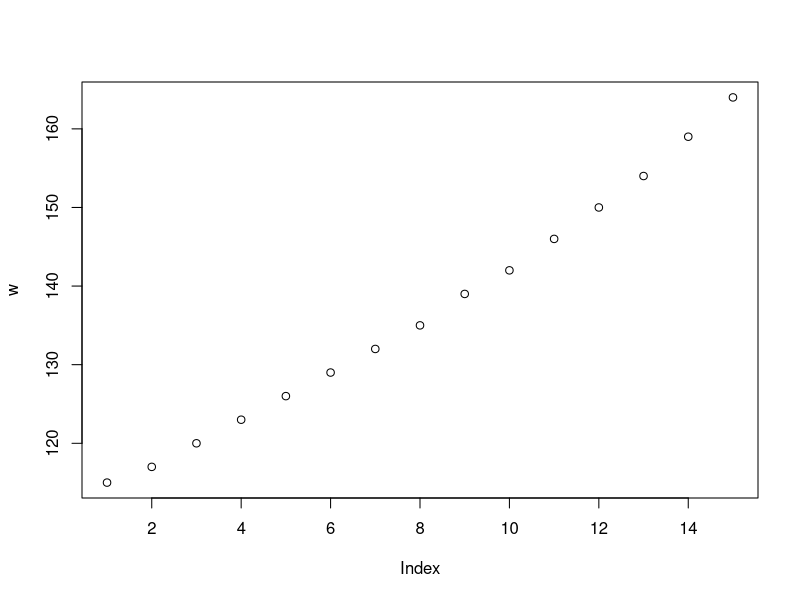
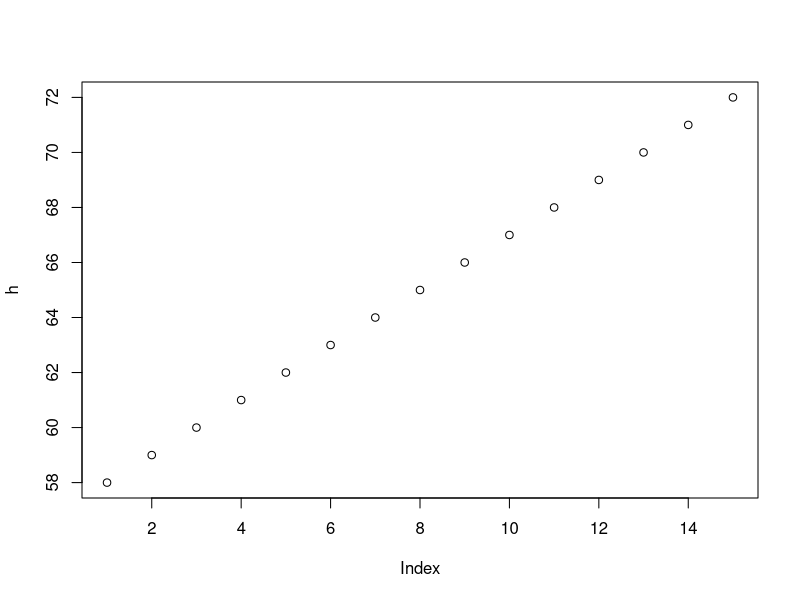
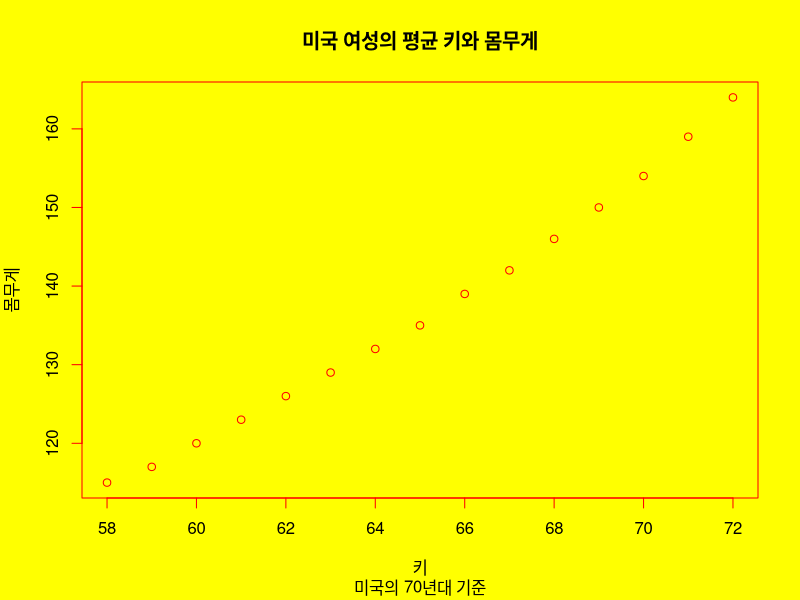
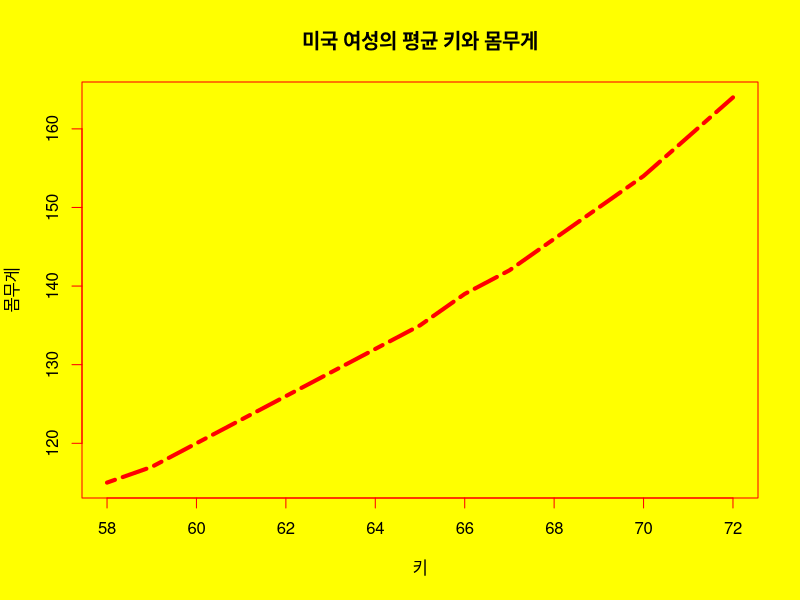
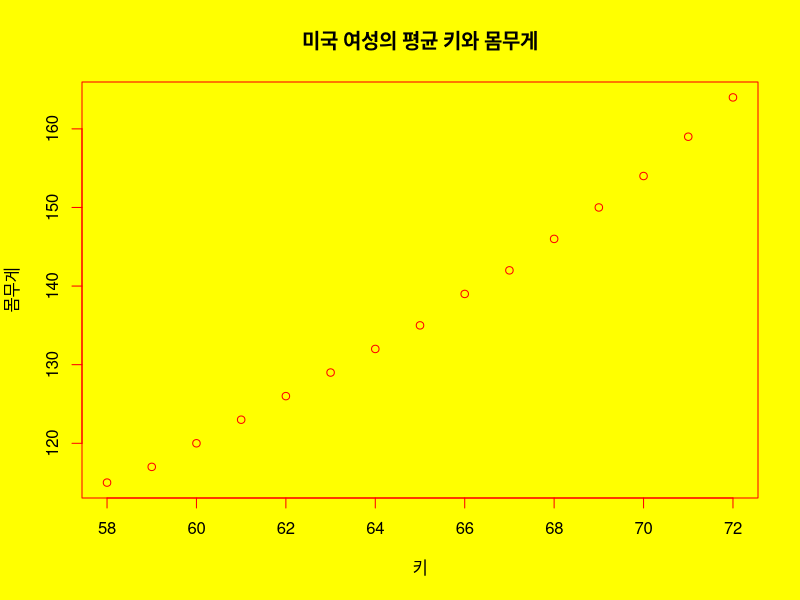
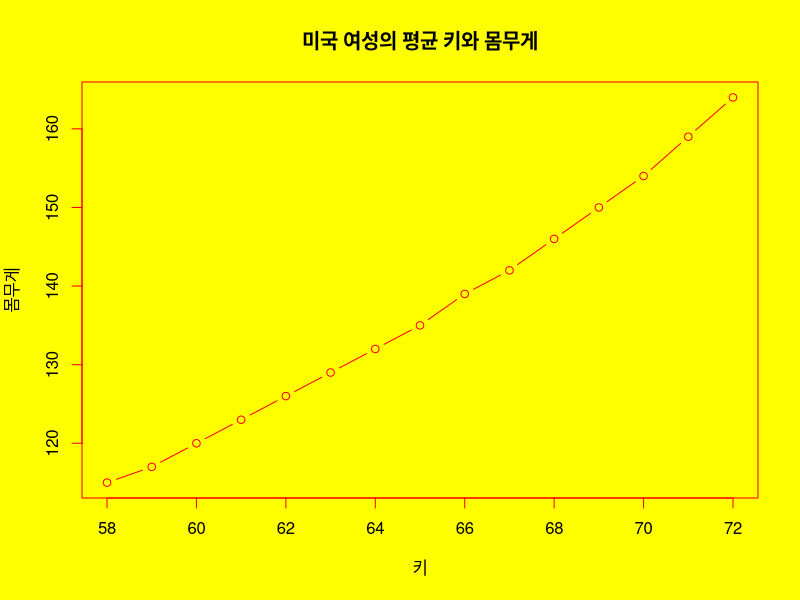
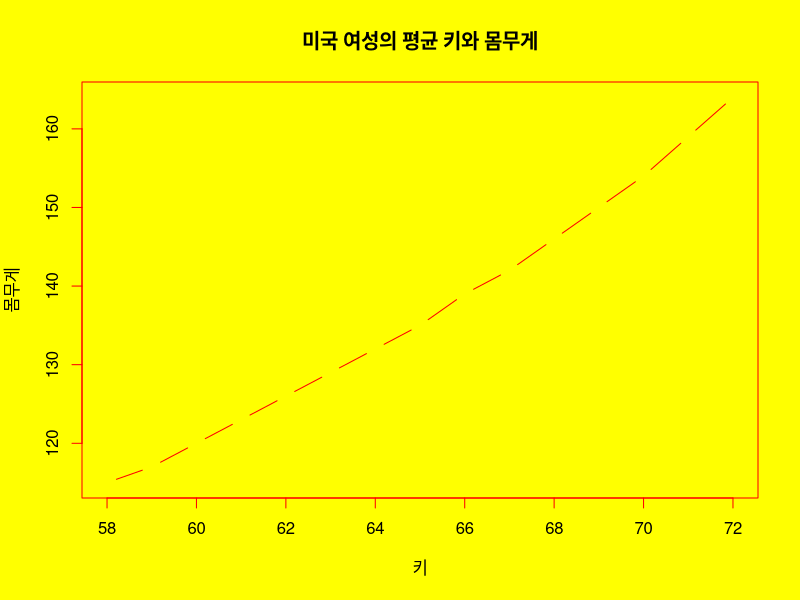
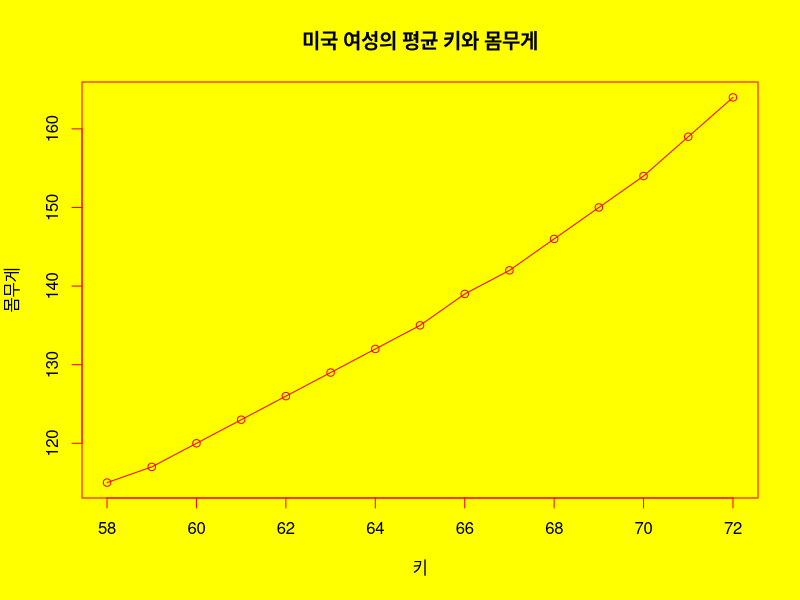

Write the R code that produced these figures, in order.
# XY플로팅(plotting)
# plot()함수를 이용하여 만든다.

data()
women

w<-women$weight
w
plot(w)

h<-women$height
plot(h)

par(bg = "yellow")
par(fg="red")

plot(h, w, xlab = '키', ylab = '몸무게', main = "미국 여성의 평균 키와 몸무게",
     sub = "미국의 70년대 기준")

plot(h, w, xlab = '키', ylab = '몸무게',
     main = "미국 여성의 평균 키와 몸무게",
     type = "l", lty = 6, lwd=4) # type = l(영문자 L) : 그래프의 모양을 선으로 표시

plot(h, w, xlab = '키', ylab = '몸무게',
     main = "미국 여성의 평균 키와 몸무게",
     type = "p") # type = p : 그래프의 모양을 점으로 표시

plot(h, w, xlab = '키', ylab = '몸무게',
     main = "미국 여성의 평균 키와 몸무게",
     type = "b") # type = b : 그래프의 모양을 점과 선으로 표시

plot(h, w, xlab = '키', ylab = '몸무게',
     main = "미국 여성의 평균 키와 몸무게",
     type = "c") # type = c : 앞의 type = c에서 점을 뺀 나머지를 선으로 표시.

plot(h, w, xlab = '키', ylab = '몸무게',
     main = "미국 여성의 평균 키와 몸무게",
     type = "o") # type = o : 점 위의 선으로 표시

plot(h, w, xlab = '키', ylab = '몸무게',
     main = "미국 여성의 평균 키와 몸무게",
     type = "h") # type = h : 각 값을 수직선으로 표시

plot(h, w, xlab = '키', ylab = '몸무게',
     main = "미국 여성의 평균 키와 몸무게",
     type = "s") # type = s : 계단형

plot(h, w, xlab = '키', ylab = '몸무게',
     main = "미국 여성의 평균 키와 몸무게",
     type = "S") # type = S : 계단형

plot(h, w, xlab = '키', ylab = '몸무게',
     main = "미국 여성의 평균 키와 몸무게",
     type = "n") # type = n : 미표기

